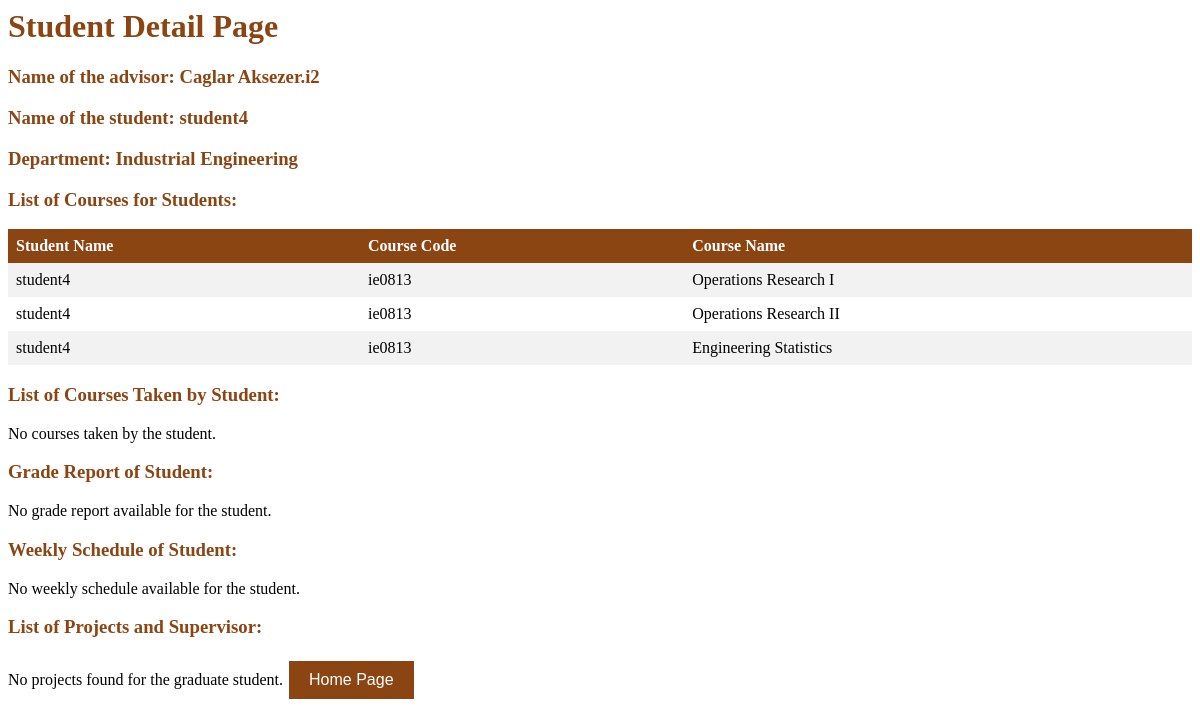
The page /studentdetail.php?id=s5 on the database its author committed.
### tables this page shows
CREATE TABLE student (
  ssn varchar(20) NOT NULL,
  gradorUgrad tinyint(4) NOT NULL,
  advisorSsn varchar(20) NOT NULL,
  currCode varchar(10) NOT NULL,
  dName varchar(50) NOT NULL,
  studentid varchar(10) NOT NULL,
  studentname varchar(45) NOT NULL
);

CREATE TABLE instructor (
  ssn varchar(20) NOT NULL,
  iname varchar(100) DEFAULT NULL,
  rankk varchar(45) DEFAULT NULL,
  baseSal double DEFAULT NULL,
  dName varchar(50) NOT NULL,
  extraSalary double DEFAULT NULL
);

CREATE TABLE course (
  courseCode varchar(10) NOT NULL,
  courseName varchar(100) NOT NULL,
  ects int(2) NOT NULL,
  numHours int(2) NOT NULL,
  prereq_courseCode varchar(10) DEFAULT NULL
);

### studentdetail.php (the view, shortened to what this page needs)
<h1>Student Detail Page </h1>
<!DOCTYPE html>
<html>
<head>
<?php
include ('dbconnect.php');
$id = $_GET['id'];
$query = "SELECT * FROM student WHERE ssn ='$id'";
$result = mysqli_query($conn ,$query);
$student = mysqli_fetch_assoc($result);
$sName = $student['studentname'];
$dName= $student['dName'];
$gradorUgrad= $student['gradorUgrad'];
if ($gradorUgrad){
 $query_2= "SELECT gs.supervisorSsn, i.iname FROM gradstudent gs JOIN instructor i ON i.ssn=gs.supervisorSsn Where gs.ssn='$id' ";
 $result_2= mysqli_query($conn,$query_2);
 $student_2=mysqli_fetch_assoc($result_2);
 $aName=$student_2['iname'];
 echo "<h3> Name of the supervisor is $aName";}
else{
    $query_3="SELECT s.advisorSsn, i.iname FROM student s JOIN instructor i ON i.ssn=s.advisorSsn Where s.ssn='$id'";
    $result_3=mysqli_query($conn,$query_3);
    $student_3=mysqli_fetch_assoc($result_3);
    $aSsn= $student_3['advisorSsn'];
    $asName= $student_3['iname'];
    echo "<h3> Name of the advisor: $asName.$aSsn";
}
echo "<h3> Name of the student: $sName";
echo "<h3> Department: $dName";
echo "<h3>List of Courses for Students:</h3>";
$query = "SELECT cs.studentname, cc.courseCode, cc.courseName, cs.currCode
          FROM Student cs
          INNER JOIN curriculacourses ccs ON cs.currCode = ccs.currCode
          INNER JOIN Course cc ON ccs.courseCode= cc.courseCode AND ssn='$id'";
$result = mysqli_query($conn, $query);
if (mysqli_num_rows($result) > 0) {
    echo "<table>";
    echo "<tr><th>Student Name</th><th>Course Code</th><th>Course Name</th></tr>";
    while ($row = mysqli_fetch_assoc($result)) {
        echo "<tr>";
        echo "<td>" . $row['studentname'] . "</td>";
        echo "<td>" . $row['currCode'] . "</td>";
        echo "<td>" . $row['courseName'] . "</td>";
        echo "</tr>";
    }
    echo "</table>";
} else {
    echo "No courses found.";
}
echo "<h3>List of Courses Taken by Student:</h3>";
$query = "SELECT s.studentname, c.courseCode, c.courseName
          FROM Student s
          INNER JOIN Enrollment e ON s.studentid = e.sssn
          INNER JOIN Course c ON e.courseCode = c.courseCode";
$result = mysqli_query($conn, $query);
if (mysqli_num_rows($result) > 0) {
    echo "<table>";
    echo "<tr><th>Student Name</th><th>Course Code</th><th>Course Name</th></tr>";
    while ($row = mysqli_fetch_assoc($result)) {
        echo "<tr>";
        echo "<td>" . $row['studentname'] . "</td>";
        echo "<td>" . $row['courseCode'] . "</td>";
        echo "<td>" . $row['courseName'] . "</td>";
        echo "</tr>";
    }
    echo "</table>";
} else {
    echo "No courses taken by the student.";
}
echo "<h3>Grade Report of Student:</h3>";
$query = "SELECT s.studentname, c.courseCode, c.courseName, e.grade
          FROM Student s
          INNER JOIN Enrollment e ON s.studentid = e.sssn
          INNER JOIN Course c ON e.courseCode = c.courseCode";
$result = mysqli_query($conn, $query);
if (mysqli_num_rows($result) > 0) {
    echo "<table>";
    echo "<tr><th>Student Name</th><th>Course Code</th><th>Course Name</th><th>Grade</th></tr>";
    while ($row = mysqli_fetch_assoc($result)) {
        echo "<tr>";
        echo "<td>" . $row['studentname'] . "</td>";
        echo "<td>" . $row['courseCode'] . "</td>";
        echo "<td>" . $row['courseName'] . "</td>";
        echo "<td>" . $row['grade'] . "</td>";
        echo "</tr>";
    }
    echo "</table>";
} else {
    echo "No grade report available for the student.";
}
echo "<h3>Weekly Schedule of Student:</h3>";
$query = "SELECT s.studentname, s.studentid, ws.dayy, ws.courseCode, ws.buildingName, ws.roomNumber, ws.hourr, e.courseCode, e.sssn
FROM Student s
INNER JOIN enrollment e ON e.sssn = s.studentid
INNER JOIN weeklyschedule ws ON e.courseCode = ws.courseCode";
$result = mysqli_query($conn, $query);
if (mysqli_num_rows($result) > 0) {
    echo "<table>";
    echo "<tr><th>Student Name</th><th>Day</th><th>Course Code</th><th>Building</th><th>Room</th><th>Hour</th></tr>";
    while ($row = mysqli_fetch_assoc($result)) {
        echo "<tr>";
        echo "<td>" . $row['studentName'] . "</td>";
        echo "<td>" . $row['dayy'] . "</td>";
        echo "<td>" . $row['courseCode'] . "</td>";
        echo "<td>" . $row['buildingName'] . "</td>";
        echo "<td>" . $row['roomNumber'] . "</td>";
        echo "<td>" . $row['hourr'] . "</td>";
        echo "</tr>";
    }
    echo "</table>";
} else {
    echo "No weekly schedule available for the student.";
}
echo "<h3>List of Projects and Supervisor:</h3>";
$query = "SELECT  s.studentname, p.pName, p.leadSsn
          FROM Student s
          INNER JOIN Project p ON s.advisorSsn = p.leadSsn
          WHERE s.gradorUgrad=1 AND s.ssn='$id'";
$result = mysqli_query($conn, $query);
if (mysqli_num_rows($result) > 0) {
    echo "<table>";
    echo "<tr><th>Student Name</th><th>Project Name</th><th>Supervisor</th></tr>";
    while ($row = mysqli_fetch_assoc($result)) {
        echo "<tr>";
        echo "<td>" . $row['studentname'] . "</td>";
        echo "<td>" . $row['pName'] . "</td>";
        echo "<td>" . $row['leadSsn'] . "</td>";
        echo "</tr>";
    }
    echo "</table>";
} else {
    echo "No projects found for the graduate student.";
}
?>
    <a href="index.php"><button>Home Page</button></a>

### studentdetail.php (style rules this page uses)
button { background-color: #8B4513; border: none; color: white; padding: 10px 20px; text-align: center; text-decoration: none; display: inline-block; font-size: 16px; margin: 4px 2px; cursor: pointer; }
table { border-collapse: collapse; width: 100%; }
th, td { text-align: left; padding: 8px; }
th { background-color: #8B4513; color: white; }
tr:nth-child(even) { background-color: #f2f2f2; }
h1, h3 { color: #8B4513; }

### rows shown on the page
student: advisorSsn.iname "Caglar Aksezer", advisorSsn "i2", studentname "student4", dName "Industrial Engineering", currCode "ie0813", course.courseName "Operations Research I", course.courseName "Operations Research II", course.courseName "Engineering Statistics"
